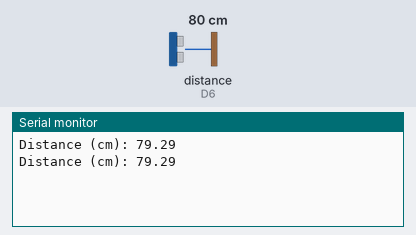
Bench run of a sketch on a simulated ESP8266 (NodeMCU). Shown: the last lines printed to the serial monitor. Wiring (inferred from the names in the program): ultrasonic range finder: trigger D5; echo D6. The test bench sets the inputs (shaded band); at power-on: distance to the obstacle (sensor on D6) 80 cm. The echo pulse lasts 58.3 µs per cm; WiFi joins after 1.5 s; servers stay silent unless stated.

Above: at 3.0 s.
3.1 s: distance to the obstacle (sensor on D6) set to 2 cm
At 4.4 s:
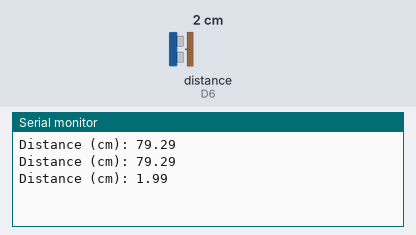
4.6 s: distance to the obstacle (sensor on D6) set to 4 cm
At 5.6 s:
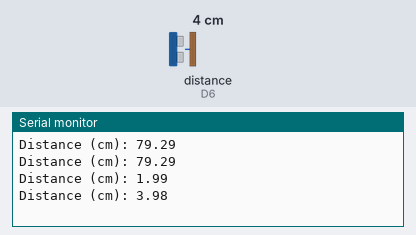
Timing chart, 0 to 7.6 s (numbered marks = the images above; inputs shaded):
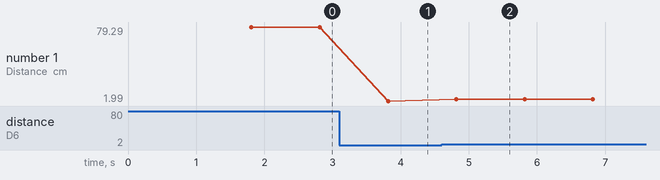

The sketch:

Utarsonic.ino
```cpp
const int echoPin = D6;
const int trigPin = D5;

//define sound velocity in cm/uS
#define SOUND_VELOCITY 0.034
#define CM_TO_INCH 0.393701
#define BLYNK_PRINT Serial
// Use Virtual pin  for display values
#define PIN_HC_RS04 V3

#include <BlynkSimpleEsp8266.h>
#include <ESP8266WiFi.h>


char auth[] = "i4SAsKfpdcSVfkf42COWlgp_EJKSN1fd";
char ssid[] = "Router_2.4GHz";// Your WiFi credentials.
char pass[] = "593321Ab";// Set password to "" for open networks.


long duration;
float distanceCm;

BLYNK_READ(PIN_HC_RS04)
{
  // This command writes Arduino's uptime in seconds to Virtual Pin (5)
  Blynk.virtualWrite(PIN_HC_RS04, distanceCm);
  Serial.println(distanceCm);
}


void setup() {
  Serial.begin(115200); // Starts the serial communication
  pinMode(trigPin, OUTPUT); // Sets the trigPin as an Output
  pinMode(echoPin, INPUT); // Sets the echoPin as an Input
   Blynk.begin(auth, ssid, pass);
}

void loop() {
  Blynk.run();
  // Clears the trigPin
  digitalWrite(trigPin, LOW);
  delayMicroseconds(2);
  // Sets the trigPin on HIGH state for 10 micro seconds
  digitalWrite(trigPin, HIGH);
  delayMicroseconds(10);
  digitalWrite(trigPin, LOW);

  // Reads the echoPin, returns the sound wave travel time in microseconds
  duration = pulseIn(echoPin, HIGH);

  // Calculate the distance
  distanceCm = duration * SOUND_VELOCITY/2;


  // Prints the distance on the Serial Monitor
  Serial.print("Distance (cm): ");
  Serial.println(distanceCm);


  delay(1000);
}
```

Measured:
- after the input at 3.1 s, the serial monitor: prints a new line after 0.72 s (image 1)
- after the input at 4.6 s, the serial monitor: prints a new line after 0.22 s (image 2)
- plotted number 1: 79.29 → 1.99 after the input at 3.1 s, 1.99 → 3.98 after the input at 4.6 s
